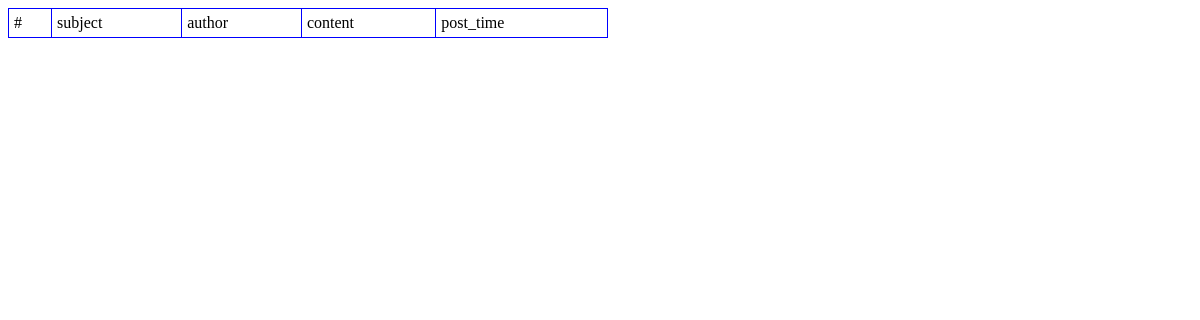
The page /chapter8_url_view/make_a_view_generic/blog/ on the database as committed earlier.
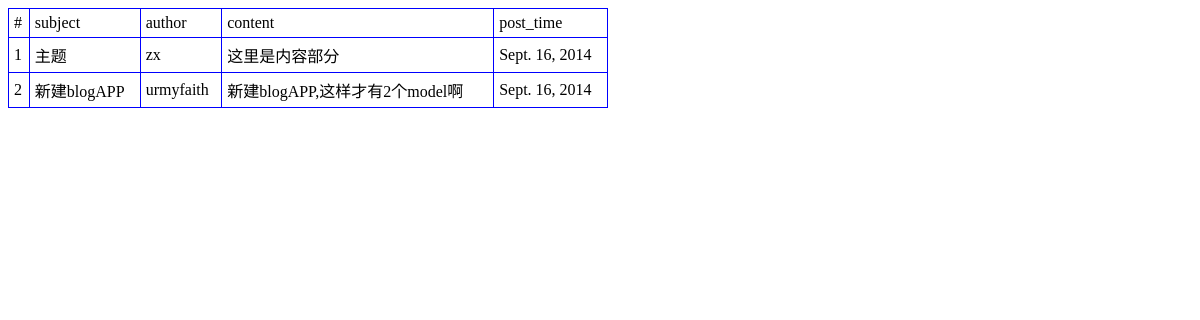
The same page on the database as committed later.
### blog/models.py (models this page shows, shortened)
class blog(models.Model):
    subject = models.CharField(max_length=30)
    author = models.CharField(max_length=20)
    content = models.CharField(max_length=1000)
    post_time=models.DateField(blank=True, null=True)

### mysite/objectView.py (the view)
# urls.py: url(r'^chapter8_url_view/make_a_view_generic/blog/$','object_list',{'model':blog}),
def object_list(request,model):
    obj_list=model.objects.all()
    key_name=model.__name__.lower()
    template_name='make_a_view_generic/%s_list.html' % key_name
    key_name=key_name+'s'
    return render_to_response(template_name,{key_name:obj_list})

### mysite/templates/make_a_view_generic/blog_list.html
<table width="600" border="0" bgcolor="blue" bordercolor="black" cellpadding="5" cellspacing="1">
		<tr bgcolor="white"  >
			<td>#</td>
			<td> subject </td>
			<td>author </td>
			<td>content </td>
			<td>post_time </td>
		</tr>
        {% for blog in blogs %}
		<tr bgcolor="white" >
			<td>{{ forloop.counter }}</td>
			<td>{{ blog.subject }}</td>
			<td>{{ blog.author }}</td>
			<td>{{ blog.content }}</td>
			<td>{{ blog.post_time }}</td>
		</tr>
        {% endfor %}
	</table>

Rows that differ between the two databases and show on the page:
added blog: subject "主题", author "zx", content "这里是内容部分", post_time "Sept. 16, 2014"
added blog: subject "新建blogAPP", author "urmyfaith", content "新建blogAPP,这样才有2个model啊", post_time "Sept. 16, 2014"
